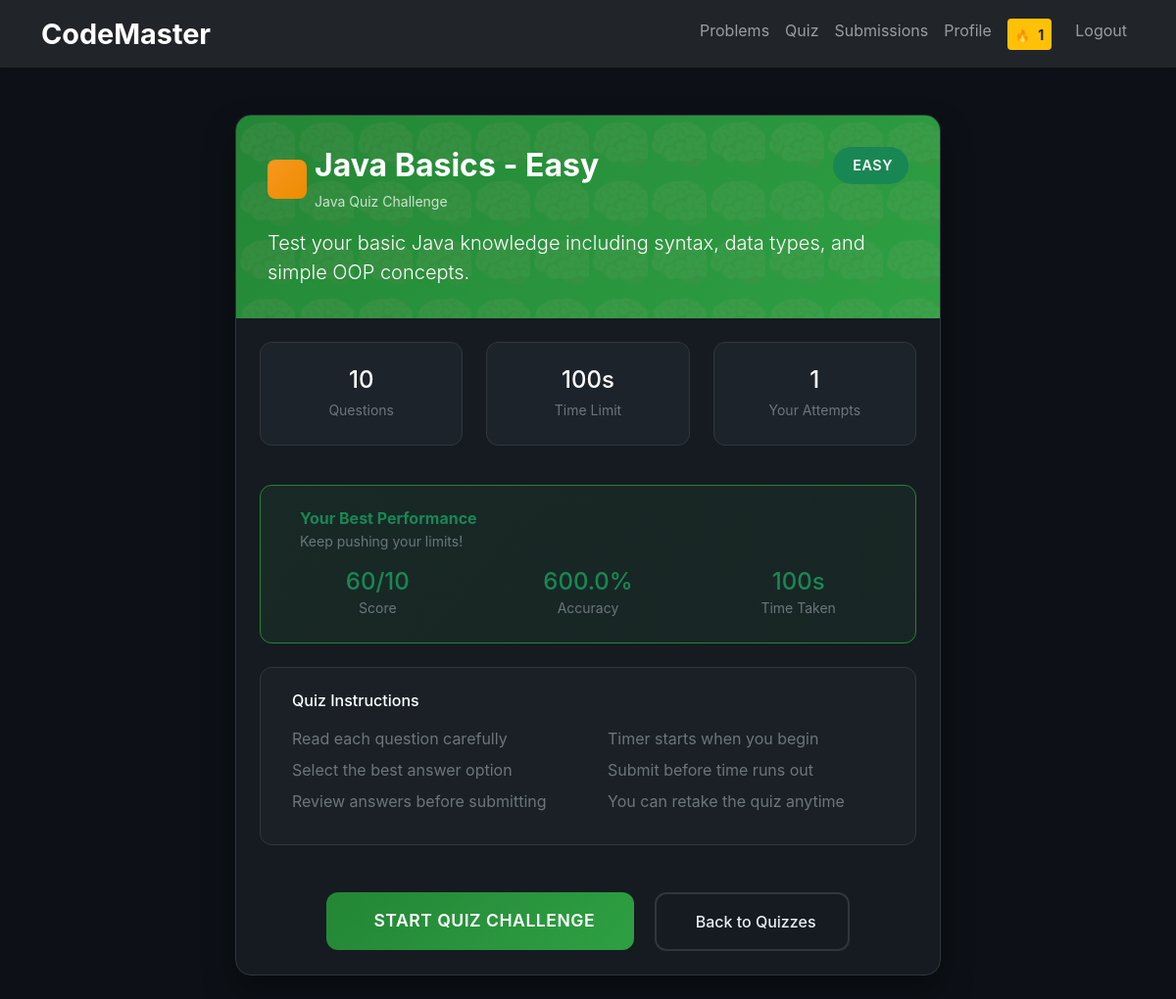
The page /quiz/10/ (signed in) on the database its author committed.
### users/models.py (models this page shows, shortened)
class UserProfile(models.Model):
    user = models.OneToOneField(User, on_delete=models.CASCADE)
    current_streak = models.IntegerField(default=0)
    longest_streak = models.IntegerField(default=0)
    last_solved_date = models.DateField(null=True, blank=True)
    total_problems_solved = models.IntegerField(default=0)

### quiz/models.py (models this page shows, shortened)
class Quiz(models.Model):
    DIFFICULTY_CHOICES = [
        ('easy', 'Easy'),
        ('medium', 'Medium'),
        ('hard', 'Hard'),
    ]
    CATEGORY_CHOICES = [
        ('python', 'Python'),
        ('java', 'Java'),
        ('javascript', 'JavaScript'),
        ('algorithms', 'Algorithms'),
        ('data_structures', 'Data Structures'),
        ('general', 'General Programming'),
    ]
    title = models.CharField(max_length=200)
    description = models.TextField()
    category = models.CharField(max_length=20, choices=CATEGORY_CHOICES)
    difficulty = models.CharField(max_length=10, choices=DIFFICULTY_CHOICES)
    time_limit = models.IntegerField(default=300)  # seconds
    created_at = models.DateTimeField(auto_now_add=True)
    is_active = models.BooleanField(default=True)

class QuizAttempt(models.Model):
    user = models.ForeignKey(User, on_delete=models.CASCADE)
    quiz = models.ForeignKey(Quiz, on_delete=models.CASCADE)
    score = models.IntegerField(default=0)
    total_questions = models.IntegerField()
    time_taken = models.IntegerField()  # seconds
    completed_at = models.DateTimeField(auto_now_add=True)
    class Meta:
        ordering = ['-completed_at']

### quiz/views.py (the view)
# urls.py: path('<int:quiz_id>/', views.quiz_detail, name='detail'),
@login_required
def quiz_detail(request, quiz_id):
    quiz = get_object_or_404(Quiz, id=quiz_id, is_active=True)
    questions = quiz.questions.all()
    user_attempts = QuizAttempt.objects.filter(user=request.user, quiz=quiz).order_by('-score')
    best_attempt = user_attempts.first() if user_attempts else None
    best_percentage = None
    if best_attempt:
        best_percentage = round((best_attempt.score / best_attempt.total_questions * 100), 1)
    return render(request, 'quiz/detail.html', {
        'quiz': quiz,
        'questions_count': questions.count(),
        'best_attempt': best_attempt,
        'best_percentage': best_percentage,
        'total_attempts': user_attempts.count()
    })

### templates/quiz/detail.html (shortened to what this page needs)
{% extends 'base.html' %}
{% block content %}
<div class="container py-4">
    <div class="row justify-content-center">
        <div class="col-lg-8">
            <div class="quiz-detail-card">
                <div class="quiz-header text-white position-relative">
                    <div class="position-relative z-index-1">
                        <div class="d-flex justify-content-between align-items-start mb-3">
                            <div class="d-flex align-items-center">
                                <div class="category-icon {% if quiz.category == 'python' %}python-icon{% elif quiz.category == 'java' %}java-icon{% elif quiz.category == 'javascript' %}javascript-icon{% else %}general-icon{% endif %}">
                                </div>
                                <div>
                                    <h2 class="mb-1 fw-bold">{{ quiz.title }}</h2>
                                    <small class="opacity-75">{{ quiz.category|title }} Quiz Challenge</small>
                                </div>
                            </div>
                            <span class="difficulty-badge bg-{% if quiz.difficulty == 'easy' %}success{% elif quiz.difficulty == 'medium' %}warning text-dark{% else %}danger{% endif %}">
                                {{ quiz.difficulty|title }}
                            </span>
                        </div>
                        <p class="lead mb-0 opacity-90">{{ quiz.description }}</p>
                    </div>
                </div>
                <div class="p-4">
                    <div class="row mb-4">
                        <div class="col-md-4 mb-3">
                            <div class="stat-card">
                                <h4 class="text-white mb-1">{{ questions_count }}</h4>
                                <small class="text-muted">Questions</small>
                            </div>
                        </div>
                        <div class="col-md-4 mb-3">
                            <div class="stat-card">
                                <h4 class="text-white mb-1">{{ quiz.time_limit|floatformat:0 }}s</h4>
                                <small class="text-muted">Time Limit</small>
                            </div>
                        </div>
                        <div class="col-md-4 mb-3">
                            <div class="stat-card">
                                <h4 class="text-white mb-1">{{ total_attempts|default:0 }}</h4>
                                <small class="text-muted">Your Attempts</small>
                            </div>
                        </div>
                    </div>
                    {% if best_attempt %}
                    <div class="best-score-card mb-4">
                        <div class="d-flex align-items-center mb-2">
                            <div>
                                <h6 class="text-success mb-0 fw-bold">Your Best Performance</h6>
                                <small class="text-muted">Keep pushing your limits!</small>
                            </div>
                        </div>
                        <div class="row mt-3">
                            <div class="col-md-4">
                                <div class="text-center">
                                    <h4 class="text-success mb-0">{{ best_attempt.score }}/{{ best_attempt.total_questions }}</h4>
                                    <small class="text-muted">Score</small>
                                </div>
                            </div>
                            <div class="col-md-4">
                                <div class="text-center">
                                    <h4 class="text-success mb-0">{{ best_percentage }}%</h4>
                                    <small class="text-muted">Accuracy</small>
                                </div>
                            </div>
                            <div class="col-md-4">
                                <div class="text-center">
                                    <h4 class="text-success mb-0">{{ best_attempt.time_taken }}s</h4>
                                    <small class="text-muted">Time Taken</small>
                                </div>
                            </div>
                        </div>
                    </div>
                    {% endif %}
                    <div class="instructions-card mb-4">
                        <h6 class="text-white mb-3 d-flex align-items-center">
                            Quiz Instructions
                        </h6>
                        <div class="row">
                            <div class="col-md-6">
                                <ul class="text-muted mb-0 list-unstyled">
                                    <li class="mb-2">Read each question carefully</li>
                                    <li class="mb-2">Select the best answer option</li>
                                    <li class="mb-2">Review answers before submitting</li>
                                </ul>
                            </div>
                            <div class="col-md-6">
                                <ul class="text-muted mb-0 list-unstyled">
                                    <li class="mb-2">Timer starts when you begin</li>
                                    <li class="mb-2">Submit before time runs out</li>
                                    <li class="mb-2">You can retake the quiz anytime</li>
                                </ul>
                            </div>
                        </div>
                    </div>
                </div>
                <div class="p-4 pt-0 text-center">
                    <a href="{% url 'quiz:start' quiz.id %}" class="btn btn-start me-3">
                        Start Quiz Challenge
                    </a>
                    <a href="{% url 'quiz:list' %}" class="btn btn-back">
                        Back to Quizzes
                    </a>
                </div>
            </div>
        </div>
    </div>
</div>
{% endblock %}

### templates/base.html (shortened to what this page needs)
<!DOCTYPE html>
<html lang="en">
<head>
    <link href="https://cdn.jsdelivr.net/npm/bootstrap@5.1.3/dist/css/bootstrap.min.css" rel="stylesheet">
    <link rel="stylesheet" href="https://cdnjs.cloudflare.com/ajax/libs/codemirror/5.65.2/codemirror.min.css">
    <link rel="stylesheet" href="https://cdnjs.cloudflare.com/ajax/libs/codemirror/5.65.2/theme/monokai.min.css">
    {% load static %}
    <link rel="stylesheet" href="{% static 'css/style.css' %}">
</head>
<body>
    <nav class="navbar navbar-expand-lg navbar-dark bg-dark">
        <div class="container">
            <a class="navbar-brand" href="{% url 'home' %}">CodeMaster</a>
            <div class="navbar-nav ms-auto">
                {% if user.is_authenticated %}
                    <a class="nav-link" href="{% url 'problems:list' %}">Problems</a>
                    <a class="nav-link" href="{% url 'quiz:list' %}">Quiz</a>
                    <a class="nav-link" href="{% url 'submissions:list' %}">Submissions</a>
                    <a class="nav-link" href="{% url 'users:profile' %}">Profile</a>
                    <div class="nav-link d-flex align-items-center">
                        <div class="streak-mini bg-warning rounded px-2 py-1 me-2">
                            <span style="font-size: 12px;">🔥</span>
                            <span class="text-dark fw-bold ms-1" style="font-size: 14px;">{{ user.userprofile.current_streak|default:0 }}</span>
                        </div>
                    </div>
                    <a class="nav-link" href="{% url 'users:logout' %}">Logout</a>
                {% else %}
                    <a class="nav-link" href="{% url 'users:login' %}">Login</a>
                    <a class="nav-link" href="{% url 'users:register' %}">Register</a>
                {% endif %}
            </div>
        </div>
    </nav>
    <main class="container mt-4">
        {% block content %}
        {% endblock %}
    </main>
</body>
</html>

### static/css/style.css (style rules this page uses)
body { font-family: 'Inter', sans-serif; background-color: #f8f9fa; }
.navbar { box-shadow: 0 2px 4px rgba(0,0,0,.1); }
.navbar-brand { font-size: 1.8rem; font-weight: 700; }
.btn { border-radius: 8px; font-weight: 500; padding: 0.6rem 1.2rem; transition: all 0.2s ease; }

### templates/quiz/detail.html (style rules this page uses)
:root { --github-bg: #0d1117; --github-surface: #161b22; --github-border: #30363d; --github-text: #e6edf3; --github-accent: #238636; --github-warning: #d29922; --github-danger: #da3633; }
body { background-color: var(--github-bg); color: var(--github-text); font-family: -apple-system, BlinkMacSystemFont, 'Segoe UI', 'Noto Sans', Helvetica, Arial, sans-serif; }
.quiz-detail-card { background: var(--github-surface); border: 1px solid var(--github-border); border-radius: 16px; overflow: hidden; box-shadow: 0 16px 32px rgba(0, 0, 0, 0.4); }
.quiz-header { background: linear-gradient(135deg, #238636, #2ea043); padding: 2rem; position: relative; overflow: hidden; }
.quiz-header::before { content: ''; position: absolute; top: 0; left: 0; right: 0; bottom: 0; background-size: 60px 60px; animation: float 20s infinite linear; }
.stat-card { background: rgba(48, 54, 61, 0.3); border: 1px solid var(--github-border); border-radius: 12px; padding: 1.5rem; text-align: center; transition: all 0.3s ease; height: 100%; }
.best-score-card { background: linear-gradient(135deg, rgba(46, 160, 67, 0.1), rgba(35, 134, 54, 0.1)); border: 1px solid var(--github-accent); border-radius: 12px; padding: 1.5rem; }
.instructions-card { background: rgba(48, 54, 61, 0.2); border: 1px solid var(--github-border); border-radius: 12px; padding: 1.5rem; }
.btn-start { background: linear-gradient(135deg, #238636, #2ea043); border: none; border-radius: 12px; padding: 1rem 2.5rem; font-weight: 600; color: white; font-size: 1.1rem; transition: all 0.3s ease; text-transform: uppercase; letter-spacing: 0.5px; }
.btn-back { background: transparent; border: 2px solid var(--github-border); border-radius: 12px; padding: 1rem 2rem; color: var(--github-text); transition: all 0.3s ease; }
.difficulty-badge { padding: 0.5rem 1rem; border-radius: 20px; font-weight: 600; font-size: 0.9rem; text-transform: uppercase; letter-spacing: 0.5px; }
.category-icon { width: 40px; height: 40px; border-radius: 8px; display: inline-flex; align-items: center; justify-content: center; margin-right: 0.5rem; }
.java-icon { background: linear-gradient(135deg, #f89820, #ed8b00); }

### rows shown on the page
Quiz: title "Java Basics - Easy", category "Java", difficulty "EASY", description "Test your basic Java knowledge including syntax, data types, and simple OOP concepts.", time_limit "100"
QuizAttempt: score "60", total_questions "10", time_taken "100"

### other values the page prints
{{ user.userprofile.current_streak|default:0 }} "1"
{{ questions_count }} "10"
{{ total_attempts|default:0 }} "1"
{{ best_percentage }} "600.0"
